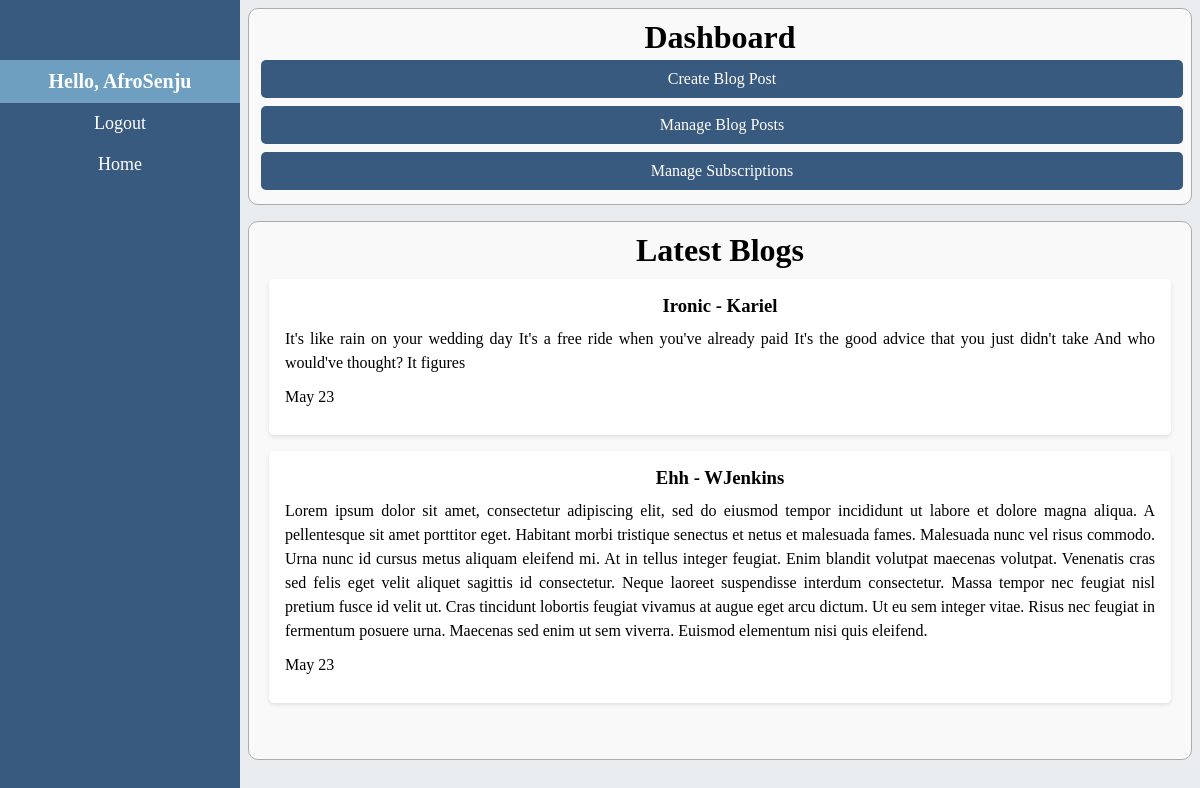
The page /dashboard (signed in) on the database as committed earlier.
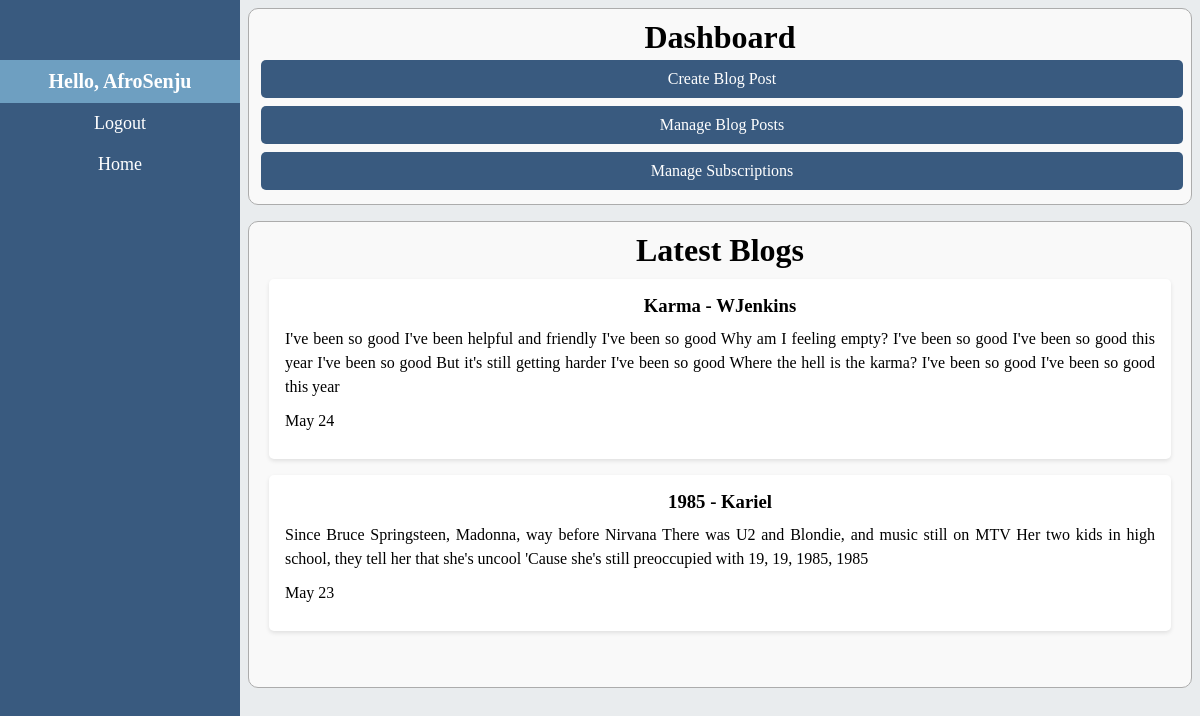
The same page on the database as committed later.
### app/models.py (models this page shows, shortened)
class Posts(models.Model):
    author = models.ForeignKey(User, on_delete=models.CASCADE)
    title = models.CharField(max_length=20, default='required')
    content_creator = models.ForeignKey(YouTuber, on_delete=models.CASCADE)
    post = models.TextField()
    created_at = models.DateTimeField()

### app/views.py (the view)
# urls.py: path('dashboard', Dashboard_View, name = 'dashboard'),
@login_required(login_url='user_login')
def Dashboard_View(request:HttpRequest):
    try:
        subscribers = [user for user in find_all_subscribers(request.user)]
        blocked = filter_blocked_users(YouTuber.objects.get(creator = request.user))
        blocked = [i.subscriber for i in blocked]
        subscribers = [i for i in subscribers if i.subscriber not in blocked]
        print(blocked, subscribers)
        posts = []
        for user in subscribers:
            youTuber = user.subscribed_to
            user = user.subscriber
            temp_post = filter_latest_post(user, youTuber)
            if temp_post is not None:
                posts.append(filter_latest_post(user, youTuber))
        posts = sorted(posts, key =lambda q: q.created_at, reverse=True)
    except:
        pass
    try:
        user = YouTuber.objects.get(creator = request.user)
        role = view_role(request.user)
        if role.name == 'Admin':
            return render(request, 'dashboard.html', {'role':role, 'blogs':posts})
    except YouTuber.DoesNotExist:
        return render(request, 'dashboard.html')

### app/models.py (called while the page is built)
def view_role(user):
    try:
        user = UserProfile.objects.get(user = user)
        return user.role
    except:
        pass

def find_all_subscribers(creator):
    try:
        creator = YouTuber.objects.get(creator = creator)
        return Subscription.objects.filter(subscribed_to = creator)
    except:
        return []

def filter_all_posts(user, creator):
    return Posts.objects.filter(author = user, content_creator = creator)

def filter_latest_post(user, creator):
    try:
        return filter_all_posts(user, creator).latest('created_at')
    except:
        pass

def filter_blocked_users(user):
    try:
        return Blocked_Subscriber.objects.filter(subscribed_to = user)
    except:
        return []

    def __str__(self):
        return f'{self.subscriber.username} subscribed to {self.subscribed_to.creator.username}'

### app/templates/dashboard.html (shortened to what this page needs)
{% extends "root.html" %}
{% block content %}
<div class="sidenav">
    <div class="navbar-header">Hello, {{ request.user }}</div>
    <a href="{% url 'logout' %}">Logout</a>
    <a href="{% url 'dashboard' %}">Home</a>
</div>
<div class="main">
{% block title %}
    <div class = 'full-width-container'>
        <h1>Dashboard</h1>
        <a class="action-button" href="{% url 'create_blog_post' %}">Create Blog Post</a>
        <a class="action-button" href="{% url 'view_my_blogs' %}">Manage Blog Posts</a>
        <a class="action-button" href="{% url 'subscribe' %}">Manage Subscriptions</a>
    </div>
    {% if role.name == 'Admin' %}
        {% if blogs %}
        <div class="full-width-container">
            <h1>Latest Blogs</h1>
            <form method="POST" class="form-content">
                {% for blog in blogs %}
                    {% if blog.author.username != request.user.username %}
                    {% now "Y" as current_year %}
                        <div class="blog">
                            <h3>{{ blog.title }} - {{ blog.author.username }}</h3>
                            <p>{{ blog.post }}</p>
                            {% if blog.created_at|date:"Y" == current_year %}
                                <p>{{ blog.created_at|date:"M d" }}</p>
                            {% else %}
                                <p>{{ blog.created_at|date:"M d, y" }}</p>
                            {% endif %}
                        </div>
                    {% endif %}
                {% endfor %}
            </form>
        </div>
        {% endif %}
    {% endif %}
{% endblock title %}
</div>
{% endblock content %}

Rows that differ between the two databases and show on the page:
no longer on this page (row edited): Posts: title "Ironic", author.username "Kariel", post "It's like rain on your wedding day It's a free ride when you've already paid It's the good advice that you just didn't take And who would've thought? It figures", created_at "May 23"
no longer on this page (row edited): Posts: title "Ehh", author.username "WJenkins", post "Lorem ipsum dolor sit amet, consectetur adipiscing elit, sed do eiusmod tempor incididunt ut labore et dolore magna aliqua. A pellentesque sit amet porttitor eget. Habitant morbi tristique senectus et netus et malesuada fames. Malesuada nunc vel risus commodo. Urna nunc id cursus metus aliquam eleifend mi. At in tellus integer feugiat. Enim blandit volutpat maecenas volutpat. Venenatis cras sed felis eget velit aliquet sagittis id consectetur. Neque laoreet suspendisse interdum consectetur. Massa tempor nec feugiat nisl pretium fusce id velit ut. Cras tincidunt lobortis feugiat vivamus at augue eget arcu dictum. Ut eu sem integer vitae. Risus nec feugiat in fermentum posuere urna. Maecenas…", created_at "May 23"
added Posts: title "Karma", author.username "WJenkins", post "I've been so good I've been helpful and friendly I've been so good Why am I feeling empty? I've been so good I've been so good this year I've been so good But it's still getting harder I've been so good Where the hell is the karma? I've been so good I've been so good this year", created_at "May 24"
added Posts: title "1985", author.username "Kariel", post "Since Bruce Springsteen, Madonna, way before Nirvana There was U2 and Blondie, and music still on MTV Her two kids in high school, they tell her that she's uncool 'Cause she's still preoccupied with 19, 19, 1985, 1985", created_at "May 23"
